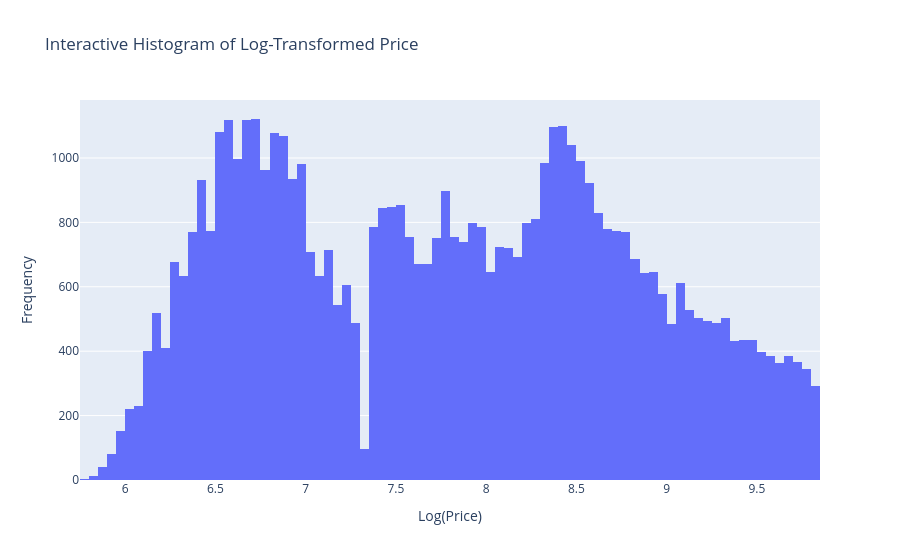

Write notebook code for a chart like this one.
### Markdown cell above
### Interactive Histogram of log-transformed price

### Code cell
# Interactive histogram of log-transformed price
fig = px.histogram(diamonds_df, x=np.log(diamonds_df['price']), 
                    title='Interactive Histogram of Log-Transformed Price',
                    labels={'x': 'Log(Price)'})
fig.update_layout(xaxis_title='Log(Price)', yaxis_title='Frequency')
fig.show()

### Figure 1 — Plotly figure (JSON) as saved in the notebook; plotly's stock layout.template omitted (floating-point values rounded to 4 significant figures; data arrays with more than 128 entries replaced by an {"elided": "..."} marker saying what was removed)
{"data": [{"bingroup": "x", "hovertemplate": "Log(Price)=%{x}<br>count=%{y}<extra></extra>", "legendgroup": "", "marker": {"color": "#636efa", "pattern": {"shape": ""}}, "name": "", "orientation": "v", "showlegend": false, "type": "histogram", "x": {"elided": "53940 float values"}, "xaxis": "x", "yaxis": "y"}], "layout": {"barmode": "relative", "legend": {"tracegroupgap": 0}, "title": {"text": "Interactive Histogram of Log-Transformed Price"}, "xaxis": {"anchor": "y", "domain": [0, 1], "title": {"text": "Log(Price)"}}, "yaxis": {"anchor": "x", "domain": [0, 1], "title": {"text": "Frequency"}}}}
